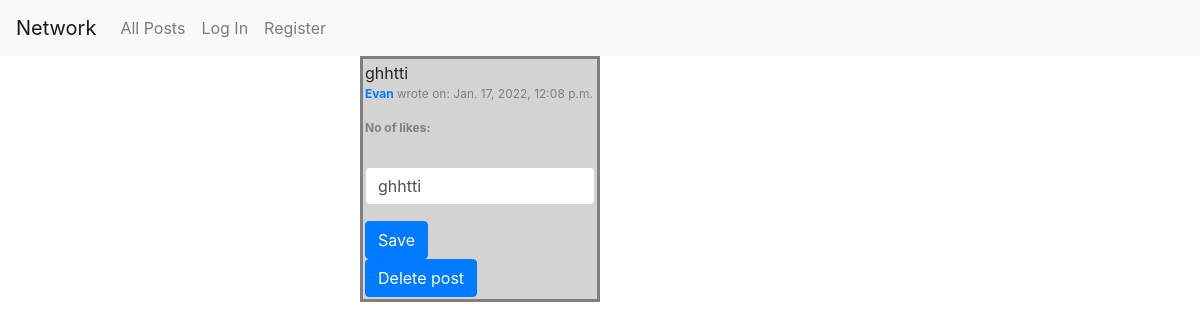
Page /post/26 on the earlier database version.
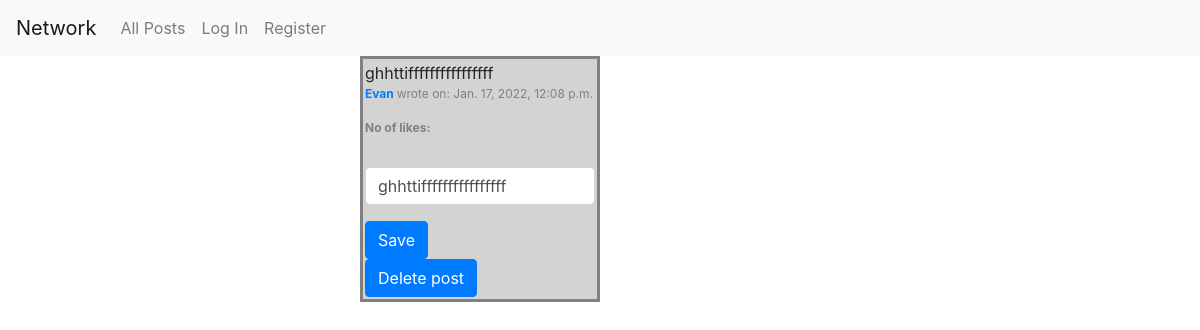
Same page on the later database version.
### network/models.py (models this page shows, shortened)
class Mypost(models.Model):
    description=models.CharField(max_length=300)
    created_date=models.DateTimeField(default=now, editable=False)
    owner=models.ForeignKey(User, on_delete=models.CASCADE, null="TRUE", blank="TRUE")
    likes = models.ManyToManyField(User, blank="TRUE", related_name="likers")
    objects = MypostManager()

class User(AbstractUser):
    email=models.EmailField(max_length=254)
    date_joined = models.DateTimeField(default=timezone.now)
    following = models.ManyToManyField("User", blank="TRUE", related_name="followers")
    def __str__(self):
        return f"{self.username}"

### network/views.py (the view)
# urls.py: path("post/<int:post_id>", views.edit_post, name="edit_post"),
def edit_post(request, post_id):
    post_to_load = Mypost.objects.get(pk=post_id)
    if request.method =="POST" and "edit_post" in request.POST:
        edit_txt = request.POST["edit_txt"]
        post_to_load.description=edit_txt
        post_to_load.save()
        return HttpResponseRedirect(reverse("index"))
    if request.method == "POST" and "del_post" in request.POST:
        post_to_load.delete()
        return HttpResponseRedirect(reverse("index"))
    else:
        return render(request, "network/post.html",{"post_to_load":post_to_load})

### network/templates/network/post.html (shortened to what this page needs)
{% extends "network/layout.html" %}
{% block body %}
<div class="post">{{post_to_load.description}}
   <p style= "color:grey; font-size:12px;"> <strong><a href="{% url 'profile' post_to_load.owner_id %}" >
      {{ post_to_load.owner}} </strong></a> wrote on: {{ post_to_load.created_date}} </p>
    <p style="color:grey; font-size:12px;"> <strong>No of likes:{{ no_of_likes }}
<form action="{% url 'edit_post' post_to_load.pk %}" method="post">
        <div class="form-group">
            <input class="form-control" autofocus style="margin-top:30px" type="text" name="edit_txt"  value="{{post_to_load.description}}">
        </div>
    <input class="btn btn-primary" name="edit_post" type="submit" value="Save">
</form>
<form action="{% url 'edit_post' post_to_load.pk %}" method="post">
     <input class="btn btn-primary" name="del_post" type="submit" value="Delete post" >
 </form>
{% endblock %}

Differences in the rows shown:
changed Mypost "Evan": description "ghhtti" → "ghhttiffffffffffffffff"; edit_txt "ghhtti" → "ghhttiffffffffffffffff"
